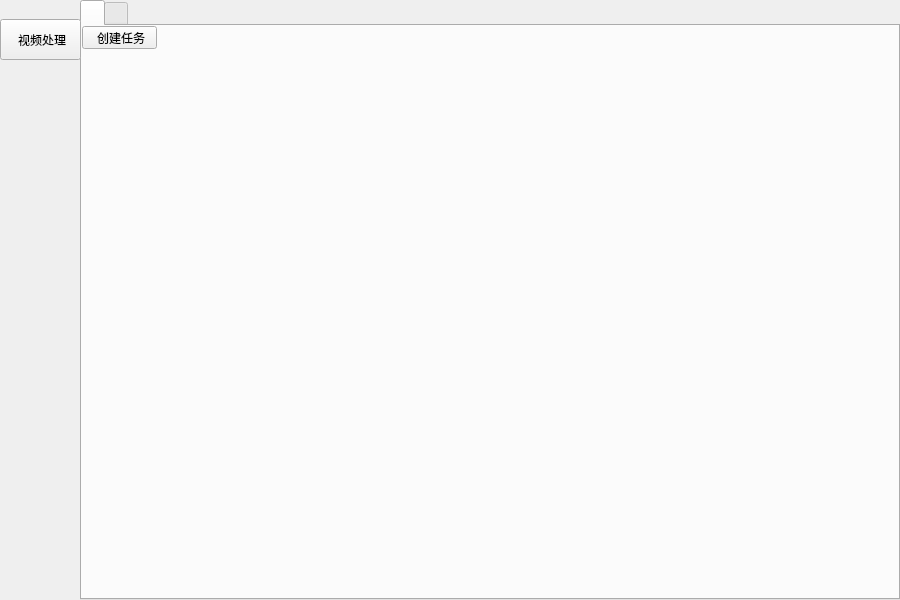
<?xml version="1.0" encoding="UTF-8"?>
<ui version="4.0">
 <class>MainWindow</class>
 <widget class="QMainWindow" name="MainWindow">
  <property name="geometry">
   <rect>
    <x>0</x>
    <y>0</y>
    <width>900</width>
    <height>600</height>
   </rect>
  </property>
  <property name="windowTitle">
   <string>MainWindow</string>
  </property>
  <widget class="QWidget" name="centralwidget">
   <widget class="QTabWidget" name="tab">
    <property name="geometry">
     <rect>
      <x>80</x>
      <y>0</y>
      <width>820</width>
      <height>600</height>
     </rect>
    </property>
    <property name="currentIndex">
     <number>0</number>
    </property>
    <property name="iconSize">
     <size>
      <width>16</width>
      <height>16</height>
     </size>
    </property>
    <property name="usesScrollButtons">
     <bool>false</bool>
    </property>
    <property name="documentMode">
     <bool>false</bool>
    </property>
    <property name="tabBarAutoHide">
     <bool>true</bool>
    </property>
    <widget class="QWidget" name="tabVideo">
     <attribute name="title">
      <string/>
     </attribute>
     <widget class="QPushButton" name="btnVideoResizeCreateTask">
      <property name="geometry">
       <rect>
        <x>0</x>
        <y>0</y>
        <width>75</width>
        <height>23</height>
       </rect>
      </property>
      <property name="text">
       <string> 创建任务</string>
      </property>
     </widget>
    </widget>
    <widget class="QWidget" name="tabImage">
     <attribute name="title">
      <string/>
     </attribute>
    </widget>
   </widget>
   <widget class="QDockWidget" name="dockWidget">
    <property name="geometry">
     <rect>
      <x>0</x>
      <y>0</y>
      <width>81</width>
      <height>600</height>
     </rect>
    </property>
    <property name="autoFillBackground">
     <bool>false</bool>
    </property>
    <property name="features">
     <set>QDockWidget::NoDockWidgetFeatures</set>
    </property>
    <property name="allowedAreas">
     <set>Qt::LeftDockWidgetArea</set>
    </property>
    <property name="windowTitle">
     <string/>
    </property>
    <widget class="QWidget" name="dockWidgetContents_2">
     <widget class="QPushButton" name="btnVideoResize">
      <property name="geometry">
       <rect>
        <x>0</x>
        <y>0</y>
        <width>81</width>
        <height>41</height>
       </rect>
      </property>
      <property name="text">
       <string> 视频处理</string>
      </property>
     </widget>
    </widget>
   </widget>
  </widget>
 </widget>
 <resources/>
 <connections/>
</ui>
